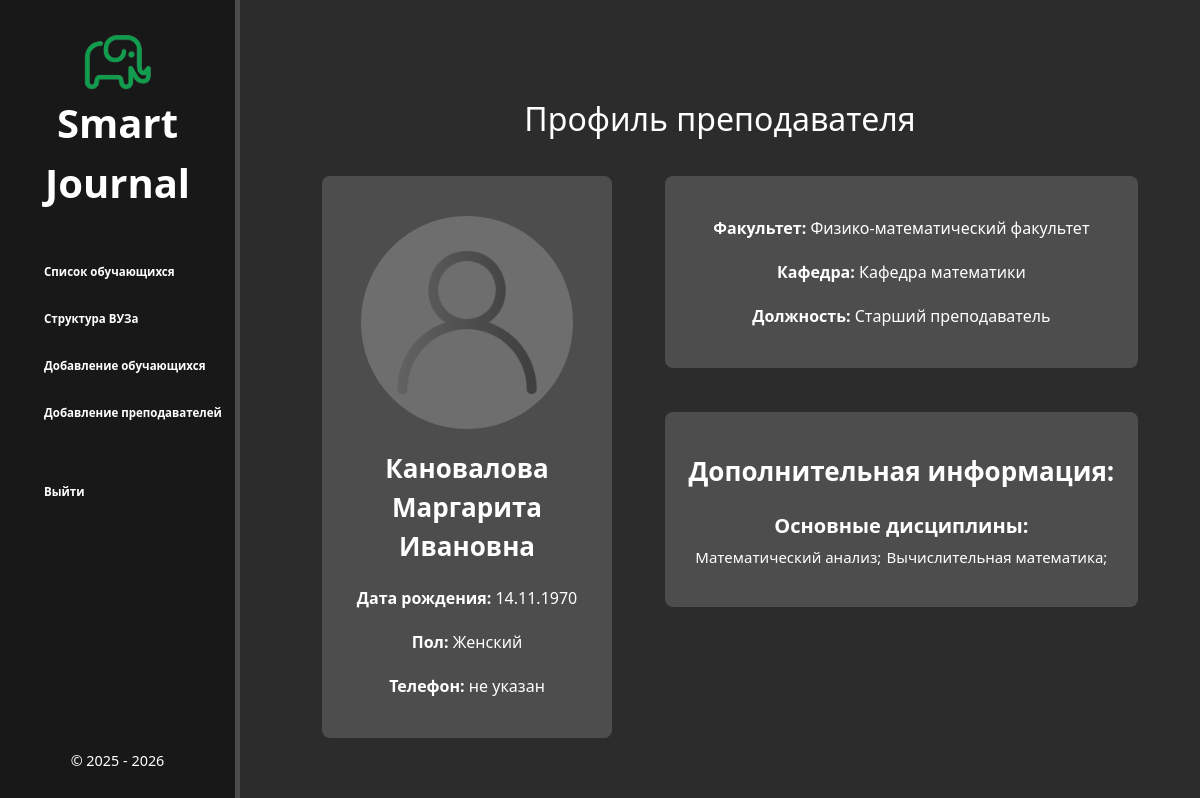
Screenshot of /database/database2/4 with the database file from the repository.
### database/models.py (models this page shows, shortened)
class Teachers(models.Model):
    GENDER_CHOICES = [
        ('Мужской', 'Мужской'),
        ('Женский', 'Женский'),
    ]
    POST_CHOICES = [
        ('Ассистент', 'Ассистент'),
        ('Преподаватель', 'Преподаватель'),
        ('Старший преподаватель', 'Старший преподаватель'),
        ('Доцент', 'Доцент'),
        ('Профессор', 'Профессор'),
        ('Заведующий кафедрой', 'Заведующий кафедрой'),
        ('Декан', 'Декан'),
    ]
    last_name = models.CharField('Фамилия', max_length=50)
    first_name = models.CharField('Имя', max_length=25)
    father_name = models.CharField('Отчество', max_length=50, blank=True)
    birth_date = models.DateField('Дата рождения')
    gender = models.CharField('Пол', max_length=10, choices=GENDER_CHOICES)
    phone_number = models.CharField('Телефон', max_length=20, blank=True)
    department_name = models.ForeignKey(Departments, on_delete=models.CASCADE, related_name='teachers', verbose_name='Кафедра')
    post = models.CharField('Должность', max_length=30, choices=POST_CHOICES)
    role = models.CharField('Роль', max_length=20, default='Преподаватель', editable=False, blank=False, null=False)
    user_id = models.OneToOneField(User, on_delete=models.CASCADE, null=True) # Связь с USER
    photo = models.ImageField('Фотография', upload_to='photos', blank=True)
    def get_photo_url(self):
        if self.photo:
            return self.photo.url
        return '/static/database/img/user_photo (1).png'
    class Meta:
        verbose_name = 'Преподаватель'
        verbose_name_plural = 'Преподаватели'

class Departments(models.Model):
    name = models.CharField('Кафедра', max_length=100)
    faculty_name = models.ForeignKey(Faculties, on_delete=models.CASCADE, related_name='departments', verbose_name='Факультет')
    class Meta:
        verbose_name = 'Кафедра'
        verbose_name_plural = 'Кафедры'

class Faculties(models.Model):
    name = models.CharField('Факультет', max_length=100)
    class Meta:
        verbose_name = 'Факультет'
        verbose_name_plural = 'Факультеты'

class Subjects(models.Model):
    ASSESSMENT_FORM_CHOICES = [
        ('Экзамен', 'Экзамен'),
        ('Зачет', 'Зачет'),
    ]
    name = models.CharField('Название предмета', max_length=100)
    assessment_form = models.CharField('Форма оценивания', max_length=10, choices=ASSESSMENT_FORM_CHOICES)
    class Meta:
        verbose_name = 'Предмет'
        verbose_name_plural = 'Предметы'

### database/views.py (the view)
# urls.py: path('database2/<int:pk>', views.TeachersDetailView.as_view(), name='teachers-detail'),
class TeachersDetailView(DetailView):
    model = Teachers
    template_name = 'database/details_view2.html'
    context_object_name = 'teacher'
    def get_context_data(self, **kwargs):
        context = super().get_context_data(**kwargs)
        context['teacher_subjects'] = Subjects.objects.filter(curriculum__teacher_id=self.object).distinct()
        return context

### database/templates/database/details_view2.html (shortened to what this page needs)
{% extends 'database/layout.html' %}
{% load static %}
{% block content %}
    <div class="features">
        <h2>Профиль преподавателя</h2>
        <div class="container-info">
        <div class="profile-info">
            <div class="left">
                <div class="left-info">
                    <img src="{{ teacher.get_photo_url }}" alt="Фото профиля" class="profile-picture">
                    <p class="name"> <strong>{{ teacher.last_name }} {{ teacher.first_name }}
                        {{ teacher.father_name }}</strong></p>
                    <p><strong>Дата рождения:</strong> {{ teacher.birth_date|date:"d.m.Y" }}</p>
                    <p><strong>Пол:</strong> {{ teacher.gender }}</p>
                    <p><strong>Телефон:</strong> {{ teacher.phone_number|default:"не указан" }}</p>
                </div>
            </div>
            <div class="right">
                <div class="right-top-2">
                    <p><strong>Факультет:</strong> {{ teacher.department_name.faculty_name.name }}</p>
                    <p><strong>Кафедра:</strong> {{ teacher.department_name.name }}</p>
                    <p><strong>Должность:</strong> {{ teacher.post }}</p>
                </div>
                <br>
                <div class="right-bottom">
                    <p><strong>Дополнительная информация:</strong>
                        <ul id="information">
                            <div style="margin-top: 8px; display: block;">
                                <span>Основные дисциплины:</span>
                            {% for subject in teacher_subjects %}
                                    <span class="subject-item">{{ subject.name }};</span>
                                {% empty %}
                                    <span class="subject-item">Нет назначенных дисциплин.</span>
                                {% endfor %}
                            </div>
                        </ul>
                </div>
            </div>
        </div>
    </div>
    </div>
{% endblock %}

### database/templates/database/layout.html (shortened to what this page needs)
{% load static %}
<!doctype html>
<html lang="en">
<head>
    <link rel="stylesheet" href="https://cdn.jsdelivr.net/npm/bootstrap@5.3.3/dist/css/bootstrap.min.css">
    <link rel="stylesheet" href="{% static 'database/css/main.css' %}">
    <link rel="stylesheet" href="https://use.fontawesome.com/releases/v6.7.2/css/all.css">
</head>
<body>
    <aside>
        <div class="logo-container">
            <img src="{% static 'database/img/logo-el.png' %}" alt="logo">
            <div>
                <span class="logo1">Smart Journal</span>
            </div>
        </div>
        <ul id="navigation">
            <a href="{% url 'faculties-list' %}"><li>Список обучающихся</li></a>
            <a href="{% url 'faculty_department_teacher' %}"><li>Структура ВУЗа</li></a>
            <a href="{% url 'create' %}"><li>Добавление обучающихся</li></a>
            <a href="{% url 'create2' %}"><li>Добавление преподавателей</li></a>
            <br>
            <a href="{% url 'logout' %}"><li>Выйти</li></a>
        </ul>
        <p id="copyright">&#169 2025 - 2026</p>
    </aside>
    <main>
        {% block content %}
        {% endblock %}
    </main>
</body>
</html>

### database/static/database/css/main.css (style rules this page uses)
body { background: #2c2c2c; }
a { text-decoration: none; color: #fff; display: inline-block; transition: transform .6s ease; }
aside { position: fixed; background: #181818; width: 20%; padding: 2.5%; height: 100vh; color: #fff; border-right: 5px solid #4d4d4d; display: flex; flex-direction: column; overflow-y: auto; }
aside .logo-container { display: flex; flex-direction: column; align-items: center; text-align: center; box-sizing: border-box; }
aside img { margin-top: 20px; width: 70px; max-width: 70px; height: auto; }
aside .logo1 { font-size: 40px; margin-left: 10px; font-weight: bold; position: relative; }
aside .logo1 { font-size: clamp(20px, 4vw, 40px); margin-left: 0; word-wrap: break-word; }
#navigation { margin-top: 30px; display: flex; flex-direction: column; gap: 10px; }
#navigation li { overflow: hidden; text-overflow: ellipsis; }
@media screen and (max-width: 1200px) { aside { padding: 1%; font-size: 0.9em; } }
@media screen and (max-width: 1200px) { #navigation li { font-size: 0.8em; overflow: hidden; text-overflow: ellipsis; display: block; } }
ul { list-style: none }
aside ul li { font-size: 20px; font-weight: bold; color: #fff; display: block; margin-top: 20px; transition: transform .6s ease; }
ul a { text-decoration: none; }
.features { display: flex; flex-direction: column; align-items: center; float: left; color: #fff; margin-top: 100px; text-align: center; width: 80%; margin-left: 20%; flex-wrap: wrap; }
main .features p { max-width: 700px; margin: 20px auto }
#copyright { text-align: center; margin-top: auto; }
.container-info { max-width: 1000px; margin: 20px auto; }
@media (max-width: 1400px) { .container-info { width: 85%; margin-top: 20px; } }
@media (min-width: 1000px) { .left { width: fit-content; width: 38%; } }
@media (min-width: 1000px) { .right { width: 58%; } }
h2 { text-align: center; }
.profile-info { margin-bottom: 20px; display: flex; justify-content: space-between; }
.profile-info p { margin: 5px 0; }
.name { font-size:26px; }
.left-info { background-color: #4d4d4d; padding: 20px; border-radius: 8px; margin: 10px; }
.right-top-2 { width: 100%; background-color: #4d4d4d; padding: 20px; border-radius: 8px; margin: 10px; }
.right-bottom { width: 100%; background-color: #4d4d4d; padding: 20px; border-radius: 8px; margin: 10px; font-size: 26px; }
.profile-picture { width: 85%; aspect-ratio: 1 / 1; border-radius: 50%; background-color: #6e6e6e; margin: 20px auto 0 auto; border: 0px solid #181818; }
#information { font-size: 20px; font-weight: bold; display: block; list-style: none; padding: 0; }
.subject-item { display: inline-block; font-size: 15px; font-weight: normal; }

### rows the page displays
Teachers: last_name "Кановалова", first_name "Маргарита", father_name "Ивановна", birth_date "14.11.1970", gender "Женский", phone_number "не указан", department_name.faculty_name.name "Физико-математический факультет", department_name.name "Кафедра математики", post "Старший преподаватель"
Subjects: name "Математический анализ"
Subjects: name "Вычислительная математика"
